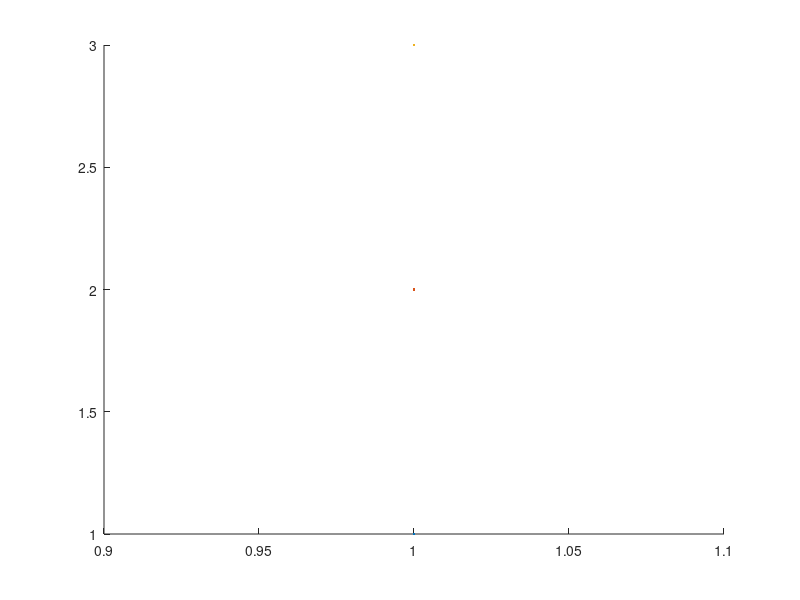

Here is the MATLAB script that generated this plot: (Note: this script raises an error after producing the figure.)
h.p0status2.String = 'BUSY:Pop ref curve';pause(0.01);
try
    set(h.f2, 'WindowState', 'maximized');
catch
    h.f2 = figure;
end
groot.CurrentFigure = h.f2;
try
    set(h.f2, 'WindowState', 'maximized');
catch
    % for earlier version
    set(h.f2,'Position',get(0,'Screensize'));
end
h.f2_ax1 = gca;
hold on;plot(1);plot(2);plot(3);
% h.f2_ax1.Children(1) = h.ax3.Children(1);
for n = 1:3
    h.f2_ax1.Children(n).XData = h.ax3.Children(n).XData;
    h.f2_ax1.Children(n).YData = h.ax3.Children(n).YData;
    h.f2_ax1.Children(n).Color = h.ax3.Children(n).Color;
end
if exist('muscle_mean','var')
    h.f2_legend = legend('Tumour','Blood','Extra Tissue');
else
    h.f2_legend = legend('Tumour','Blood');
end
h.f2_legend.Location = 'northwest';
xlabel('Time Interval');
ylabel('Mean Intensity');
title('Reference Mean Time curve from ROI drawn');
h.p0status2.String = 'DONE:Pop ref curve';pause(0.01);